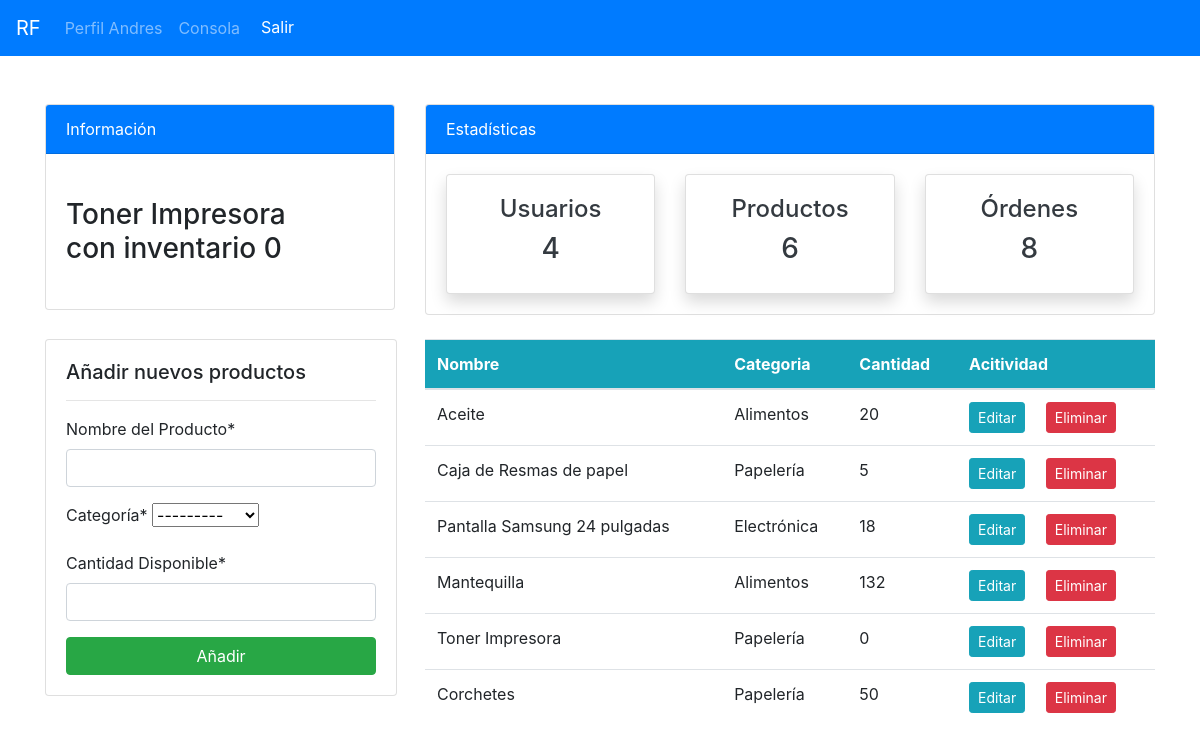
/productos/ (signed in), run on the app's committed database.
### api/models.py (models this page shows, shortened)
class Product(models.Model):
    CATEGORY = (
    ('Stationary', 'Papelería'),
    ('Electronics', 'Electrónica'),
    ('Food', 'Alimentos'),
)
    name = models.CharField(max_length=100, null=True)
    quantity = models.PositiveIntegerField(null=True)
    category = models.CharField(max_length=50, choices=CATEGORY, null=True)

### api/views.py (the view)
# urls.py: path("productos/", views.productos, name = "api-productos"),
@login_required(login_url='user-login')
def productos(request):
    items = Product.objects.all() #usando ORM
    workers_count = User.objects.all().count()
    orders_count = Order.objects.all().count()
    item_count = items.count()
    productos_con_stock_cero = Product.objects.filter(quantity=0)
    CATEGORY_TRANSLATIONS = {
    'Food': 'Alimentos',
    'Electronics': 'Electrónica',
    'Stationary': 'Papelería',
    }
    for item in items:
        item.category = CATEGORY_TRANSLATIONS.get(item.category, item.category)
    if request.method == "POST":
        form = ProductForm(request.POST)
        if form.is_valid():
            form.save()
            product_name = form.cleaned_data.get('name')
            messages.success(request, f'{product_name} ha sido añadido con exito')
            return redirect("api-productos")
    else:
        form = ProductForm()
    context = {
        'items': items,
        'form': form,
        'workers_count':workers_count,
        'orders_count':orders_count,
        'item_count':item_count,
        'productos_con_stock_cero': productos_con_stock_cero,
    }
    return render(request, "dashboard/productos.html", context)

### api/forms.py
class ProductForm(forms.ModelForm):
    class Meta:
        model = Product
        fields = ['name', 'category', 'quantity']
        labels = {
            'name': 'Nombre del Producto',     # Cambia "name" a "Nombre del Producto"
            'category': 'Categoría',           # Cambia "category" a "Categoría"
            'quantity': 'Cantidad Disponible', # Cambia "quantity" a "Cantidad Disponible"
        }

### api/models.py (called while the page is built)
    def get_queryset(self):
        return OrderQuerySet(self.model, using=self._db)

### templates/dashboard/productos.html (shortened to what this page needs)
{% extends 'partials/base.html' %}
{% load crispy_forms_tags %}
{% block content %}
{% include 'partials/topnav.html' %}
<div class="container">
<div class="row my-4">
    <div class="col-md-4">
        <div class="card" style="width: 22rem;">
            <div class="card-body">
            <h5>Añadir nuevos productos</h5>
            <hr>
            <form method="POST">
                {{ form|crispy }}
                <input class="btn btn-success btn-block" type="submit" value="Añadir">
            </form>
        </div>
    </div>
</div>
    <div class="col-md-8">
        <table class="table bg-white">
            <thead class="bg-info text-white">
                <tr>
                    <th scope="col">Nombre</th>
                    <th scope="col">Categoria</th>
                    <th scope="col">Cantidad</th>
                    <th scope="col">Acitividad</th>
                </tr>
            </thead>
            <tbody>
                {% for item in items %}
                <tr>
                    <td>{{ item.name }}</td>
                    <td>{{ item.category }}</td>
                    <td>{{ item.quantity }}</td>
                    <td>
                        <a class="btn btn-info btn-sm mr-2"
                            href="{% url 'api-productos-update' item.id %}">Editar</a>
                        <a class="btn btn-danger btn-sm ml-2"
                            href="{% url 'api-productos-delete' item.id %}">Eliminar</a>
                    </td>
                </tr>
                {% endfor %}
            </tbody>
        </table>
    </div>
</div>
</div>
{% endblock %}

### templates/partials/nav.html (shortened to what this page needs)
<!DOCTYPE html>
<html lang="es">
<head>
    <link rel="stylesheet" href="https://stackpath.bootstrapcdn.com/bootstrap/4.5.2/css/bootstrap.min.css">
</head>
<body>
  {% load crispy_forms_tags %}
<nav class="navbar navbar-expand-lg navbar-dark bg-primary pl-3">
  <a class="navbar-brand" href="{% url "api-index" %}">RF</a>
  {% if user.is_authenticated %}
  <ul class="navbar-nav mr-0">
    <li class="nav-item">
      <a class="nav-link" href={% url "user-perfil" %}>Perfil {{ user.username }} </a>
    </li>
    <li class="nav-item">
      <a class="nav-link" href={% url "api-index" %}>Consola</a>
    </li>
      <li class="nav-item">
          <form method="post" action="{% url 'user-logout' %}">
          <button type="submit" class="btn btn-primary">Salir</button></form>
    </li>
  </ul>
    {% endif %}
</nav>
</body>

### templates/partials/topnav.html (shortened to what this page needs)
<div class="container mt-4">
    <div class="row">
        <div class="col-md-4 mt-4">
            <div class="card">
                <div class="card-header bg-primary text-white">
                    Información
                </div>
                <div class="card-body" style="width: 18rem;">
                    <marquee behavior="" direction="">
                    {% if productos_con_stock_cero %}
                        {% for producto in productos_con_stock_cero %}
                        <h3 class="my-4">{{ producto.name }} con inventario {{ producto.quantity }}</h3>
                        {% endfor %}
                    {% else %}
                            <h3 class="my-4">Todos los productos tienen existencias</h3>
            {% endif %}
        </marquee>
        </div>
            </div>
        </div>
        <div class="col-md-8 mt-4">
            <div class="card">
                <div class="card-header bg-primary text-white">
                    Estadísticas
                </div>
                <div class="card-body">
                    <div class="row">
                        <div class="col-md-4">
                            <a class="text-decoration-none text-dark" href="{% url "api-staff" %}">
                                <div class="card my-card shadow">
                                    <div class="card-body text-center">
                                        <h4>Usuarios</h4>
                                        <h3>{{ workers_count }}</h3>
                                    </div>
                                </div>
                            </a>
                        </div>
                        <div class="col-md-4">
                            <a class="text-decoration-none text-dark" href="{% url "api-productos" %}">
                                <div class="card my-card shadow">
                                    <div class="card-body text-center">
                                        <h4>Productos</h4>
                                        <h3> {{ item_count }} </h3>
                                    </div>
                                </div>
                            </a>
                        </div>
                        <div class="col-md-4">
                            <a class="text-decoration-none text-dark" href="{% url "api-ordenes" %}">
                                <div class="card my-card shadow">
                                    <div class="card-body text-center">
                                        <h4>Órdenes</h4>
                                        <h3> {{ orders_count }} </h3>
                                    </div>
                                </div>
                            </a>
                        </div>
                    </div>
                </div>
            </div>
        </div>
    </div>
</div>

### static/style.css (style rules this page uses)
body { background: rgb(255,255,255); }

### data on the page
Product: name "Toner Impresora", quantity "0", category "Papelería"
Product: name "Aceite", category "Alimentos", quantity "20"
Product: name "Caja de Resmas de papel", category "Papelería", quantity "5"
Product: name "Pantalla Samsung 24 pulgadas", category "Electrónica", quantity "18"
Product: name "Mantequilla", category "Alimentos", quantity "132"
Product: name "Corchetes", category "Papelería", quantity "50"

### other printed values
{{ user.username }} "Andres"
{{ workers_count }} "4"
{{ item_count }} "6"
{{ orders_count }} "8"
